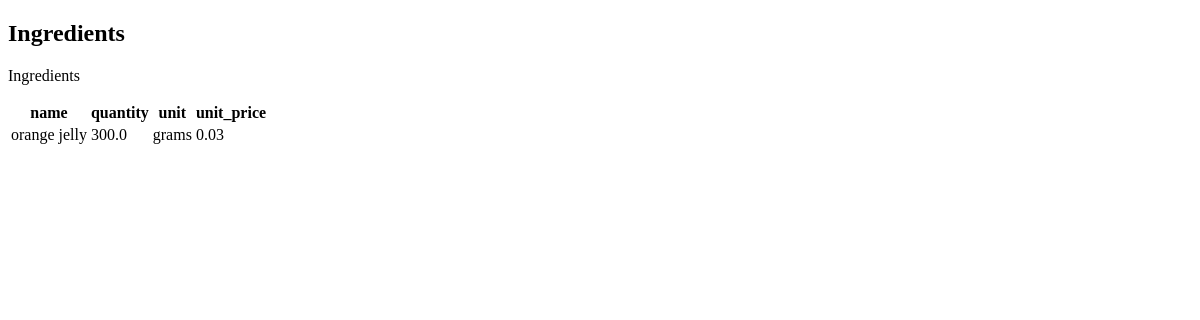
The app's page /ingredient/list, older data.
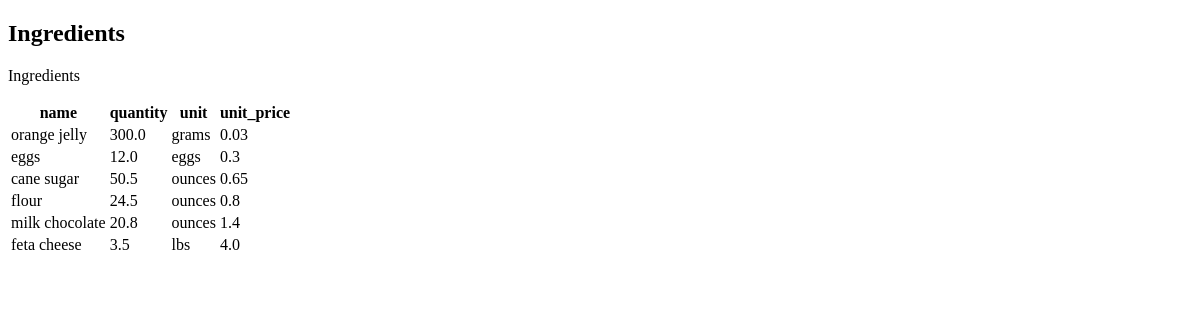
The same page, newer data.
### inventory/models.py (models this page shows, shortened)
class Ingredient(models.Model):
    name = models.CharField(max_length=50)
    quantity = models.FloatField()
    unit = models.CharField(max_length=10)
    unit_price = models.FloatField()

### inventory/views.py (the view)
# urls.py: path('ingredient/list', views.IngredientList.as_view(), name='ingredient'),
class IngredientList(ListView):
    model = Ingredient

### inventory/templates/inventory/ingredient_list.html (shortened to what this page needs)
{% extends './base.html' %}
{% block content %}
    <h1>Ingredients</h1>
    <p>Ingredients</p>
    <table>
            <tr>
             <th>name</th>
             <th>quantity</th>
             <th>unit</th>
             <th>unit_price</th>
            </tr>
            {% for item in ingredient_list %}
            <tr>
                <td>{{ item.name }}</td>
                <td>{{ item.quantity }}</td>
                <td>{{ item.unit }}</td>
                <td>{{ item.unit_price }}</td>
            </tr>
            {% endfor %}
    </table>
{% endblock %}

### inventory/templates/inventory/base.html (shortened to what this page needs)
<!DOCTYPE html>
<html>
<head>
</head>
<body>
    <section>
        {% block content %}
        {% endblock %}
    </section>
</body>
</html>

Row changes from the older to the newer data that the page shows:
added Ingredient: name "eggs", quantity "12.0", unit "eggs", unit_price "0.3"
added Ingredient: name "cane sugar", quantity "50.5", unit "ounces", unit_price "0.65"
added Ingredient: name "flour", quantity "24.5", unit "ounces", unit_price "0.8"
added Ingredient: name "milk chocolate", quantity "20.8", unit "ounces", unit_price "1.4"
added Ingredient: name "feta cheese", quantity "3.5", unit "lbs", unit_price "4.0"
